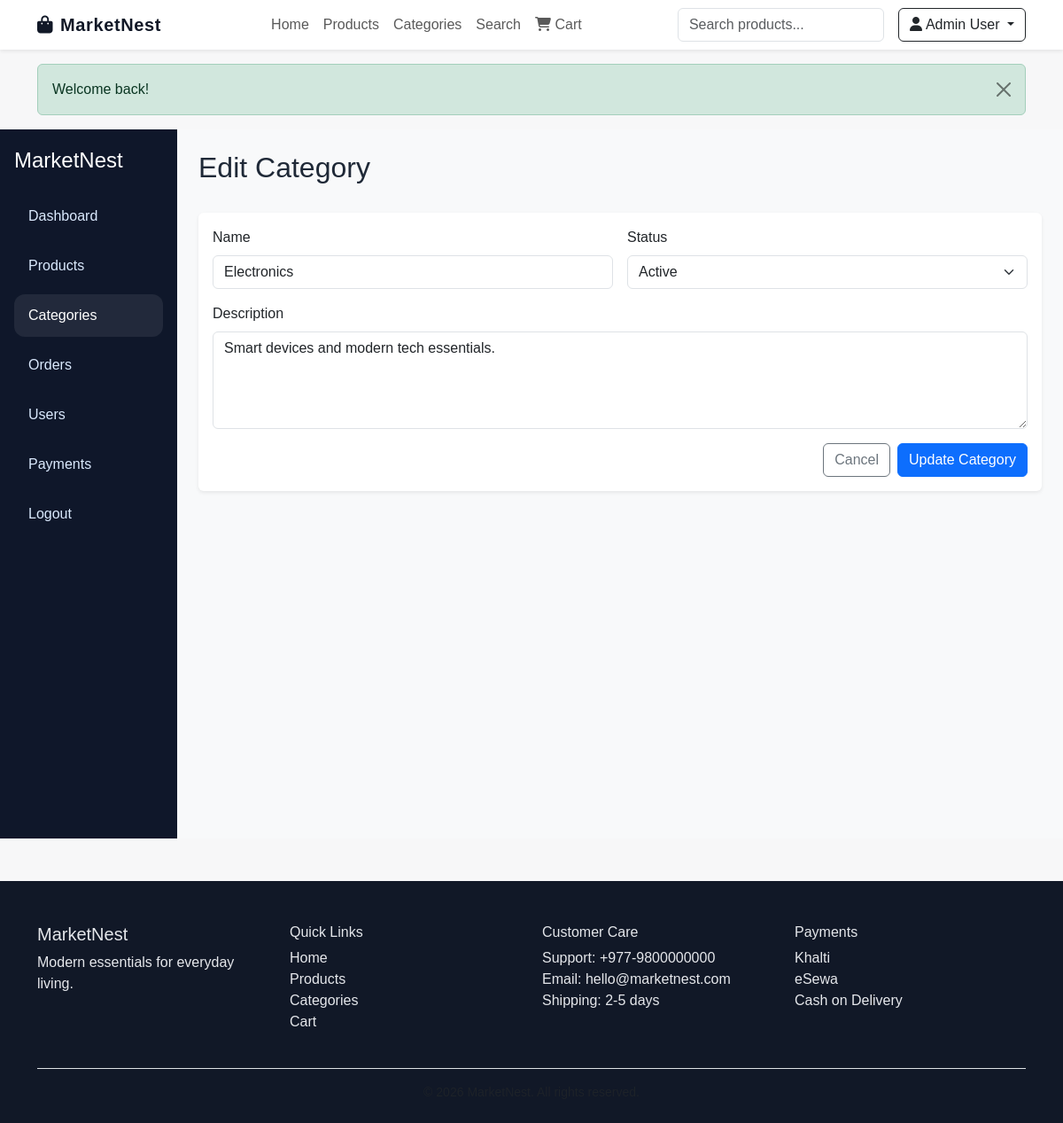
Screenshot of /public/admin/categories/edit.php?id=1 (signed in) with the database file from the repository.
### tables this page shows
CREATE TABLE users (
    id INT AUTO_INCREMENT PRIMARY KEY,
    name VARCHAR(100) NOT NULL,
    email VARCHAR(150) NOT NULL UNIQUE,
    password VARCHAR(255) NOT NULL,
    phone VARCHAR(30) DEFAULT NULL,
    address TEXT DEFAULT NULL,
    city VARCHAR(100) DEFAULT NULL,
    role ENUM('customer', 'admin') NOT NULL DEFAULT 'customer',
    status ENUM('active', 'inactive') NOT NULL DEFAULT 'active',
    created_at TIMESTAMP DEFAULT CURRENT_TIMESTAMP,
    updated_at TIMESTAMP DEFAULT CURRENT_TIMESTAMP ON UPDATE CURRENT_TIMESTAMP,
    INDEX idx_users_email (email)
);

CREATE TABLE categories (
    id INT AUTO_INCREMENT PRIMARY KEY,
    name VARCHAR(100) NOT NULL,
    slug VARCHAR(100) NOT NULL UNIQUE,
    description TEXT,
    image VARCHAR(255) DEFAULT NULL,
    status ENUM('active', 'inactive') NOT NULL DEFAULT 'active',
    created_at TIMESTAMP DEFAULT CURRENT_TIMESTAMP,
    updated_at TIMESTAMP DEFAULT CURRENT_TIMESTAMP ON UPDATE CURRENT_TIMESTAMP,
    INDEX idx_categories_name (name)
);

### includes/functions.php (called while the page is built, shortened)
<?php
require_once __DIR__ . '/../config/database.php';
function isLoggedIn(): bool
{
    return !empty($_SESSION['user_id']);
}
function currentUser(): ?array
{
    $stmt = db()->prepare('SELECT * FROM users WHERE id = ? LIMIT 1');
    $stmt->execute([$_SESSION['user_id']]);
    $user = $stmt->fetch();
    return $user ?: null;
}

### config/database.php (called while the page is built, shortened)
<?php
function db(): PDO
{
    static $pdo = null;
    if ($pdo instanceof PDO) {
        return $pdo;
    }
    $host = 'localhost';
    $dbname = 'ecommerce_db';
    $user = 'root';
    $pass = '';
    $charset = 'utf8mb4';
    $dsn = "mysql:host={$host};dbname={$dbname};charset={$charset}";
    try {
        $pdo = new PDO($dsn, $user, $pass, [
            PDO::ATTR_ERRMODE => PDO::ERRMODE_EXCEPTION,
            PDO::ATTR_DEFAULT_FETCH_MODE => PDO::FETCH_ASSOC,
            PDO::ATTR_EMULATE_PREPARES => false,
        ]);
    } catch (PDOException $e) {
        throw new RuntimeException('Database connection failed. Please import the database schema first.');
    }
    return $pdo;
}

### public/admin/categories/edit.php (the view, shortened to what this page needs)
<?php
require_once __DIR__ . '/../../../includes/functions.php';
$categoryId = (int) ($_GET['id'] ?? 0);
$stmt = db()->prepare('SELECT * FROM categories WHERE id = ? LIMIT 1');
$stmt->execute([$categoryId]);
$category = $stmt->fetch();
include __DIR__ . '/../../../includes/header.php';
?>
<div class="container-fluid px-0">
    <div class="row g-0">
        <aside class="col-lg-2 admin-sidebar">
            <h4 class="mb-4">MarketNest</h4>
            <nav class="nav flex-column gap-2">
                <a class="nav-link" href="../index.php">Dashboard</a>
                <a class="nav-link" href="../products/index.php">Products</a>
                <a class="nav-link active" href="index.php">Categories</a>
                <a class="nav-link" href="../orders/index.php">Orders</a>
                <a class="nav-link" href="../users/index.php">Users</a>
                <a class="nav-link" href="../payments/index.php">Payments</a>
                <a class="nav-link" href="<?= APP_URL ?>/logout.php">Logout</a>
            </nav>
        </aside>
        <main class="col-lg-10 bg-light min-vh-100 p-4">
            <div class="d-flex justify-content-between align-items-center mb-4">
                <h2>Edit Category</h2>
            </div>
            <div class="card border-0 shadow-sm">
                <div class="card-body">
                    <form method="post">
                        <div class="row g-3">
                            <div class="col-md-6">
                                <label class="form-label">Name</label>
                                <input type="text" class="form-control" name="name" required value="<?= htmlspecialchars($_POST['name'] ?? $category['name']) ?>">
                            </div>
                            <div class="col-md-6">
                                <label class="form-label">Status</label>
                                <select class="form-select" name="status">
                                    <option value="active" <?= (($category['status'] ?? 'active') === 'active') ? 'selected' : '' ?>>Active</option>
                                </select>
                            </div>
                            <div class="col-12">
                                <label class="form-label">Description</label>
                                <textarea class="form-control" name="description" rows="4"><?= htmlspecialchars($_POST['description'] ?? $category['description']) ?></textarea>
                            </div>
                            <div class="col-12 d-flex justify-content-end gap-2">
                                <a href="index.php" class="btn btn-outline-secondary">Cancel</a>
                                <button type="submit" class="btn btn-primary">Update Category</button>
                            </div>
                        </div>
                    </form>
                </div>
            </div>
        </main>
    </div>
</div>
<?php include __DIR__ . '/../../../includes/footer.php'; ?>

### includes/navbar.php (shortened to what this page needs)
<?php
$user = currentUser();
$currentPage = basename($_SERVER['PHP_SELF'] ?? 'index.php');
?>
<nav class="navbar navbar-expand-lg navbar-light bg-white shadow-sm sticky-top">
    <div class="container">
        <a class="navbar-brand fw-bold brand-text" href="<?= APP_URL ?>/index.php">
            <i class="fa-solid fa-bag-shopping me-2"></i><?= htmlspecialchars(APP_NAME) ?>
        </a>
        <div class="collapse navbar-collapse" id="mainNav">
            <ul class="navbar-nav mx-auto mb-2 mb-lg-0 align-items-lg-center">
                <li class="nav-item"><a class="nav-link <?= $currentPage === 'index.php' ? 'active' : '' ?>" href="<?= APP_URL ?>/index.php">Home</a></li>
                <li class="nav-item"><a class="nav-link <?= $currentPage === 'products.php' ? 'active' : '' ?>" href="<?= APP_URL ?>/products.php">Products</a></li>
                <li class="nav-item"><a class="nav-link <?= $currentPage === 'categories.php' ? 'active' : '' ?>" href="<?= APP_URL ?>/categories.php">Categories</a></li>
                <li class="nav-item"><a class="nav-link <?= $currentPage === 'search.php' ? 'active' : '' ?>" href="<?= APP_URL ?>/search.php">Search</a></li>
                <li class="nav-item">
                    <a class="nav-link position-relative" href="<?= APP_URL ?>/cart.php">
                        <i class="fa-solid fa-cart-shopping"></i>
                        Cart
                    </a>
                </li>
            </ul>
            <form class="d-flex me-3 search-form" action="<?= APP_URL ?>/search.php" method="get">
                <input class="form-control" type="search" name="q" placeholder="Search products..." aria-label="Search products">
            </form>
            <?php if ($user): ?>
                <div class="dropdown">
                    <button class="btn btn-outline-dark dropdown-toggle" type="button" data-bs-toggle="dropdown" aria-expanded="false">
                        <i class="fa-solid fa-user me-1"></i><?= htmlspecialchars($user['name']) ?>
                    </button>
                </div>
            <?php else: ?>
                <a href="<?= APP_URL ?>/login.php" class="btn btn-outline-dark me-2">Login</a>
                <a href="<?= APP_URL ?>/register.php" class="btn btn-primary">Register</a>
            <?php endif; ?>
        </div>
    </div>
</nav>

### public/assets/css/style.css (style rules this page uses)
body { background: #f7f7f8; color: #1f2937; font-family: Arial, sans-serif; }
.brand-text { color: #111827 !important; letter-spacing: 0.03em; }
.admin-sidebar { min-height: 100vh; background: #0f172a; color: #fff; padding: 1.3rem 1rem; }
.admin-sidebar .nav-link { color: #dbeafe; border-radius: 0.75rem; padding: 0.75rem 1rem; }
.admin-sidebar .nav-link.active, .admin-sidebar .nav-link:hover { background: rgba(255,255,255,0.08); color: #fff; }

### rows the page displays
users: name "Admin User"
categories: name "Electronics", status "Active", description "Smart devices and modern tech essentials."

### other values shown
APP_NAME "MarketNest"
$flash['message'] "Welcome back!"
